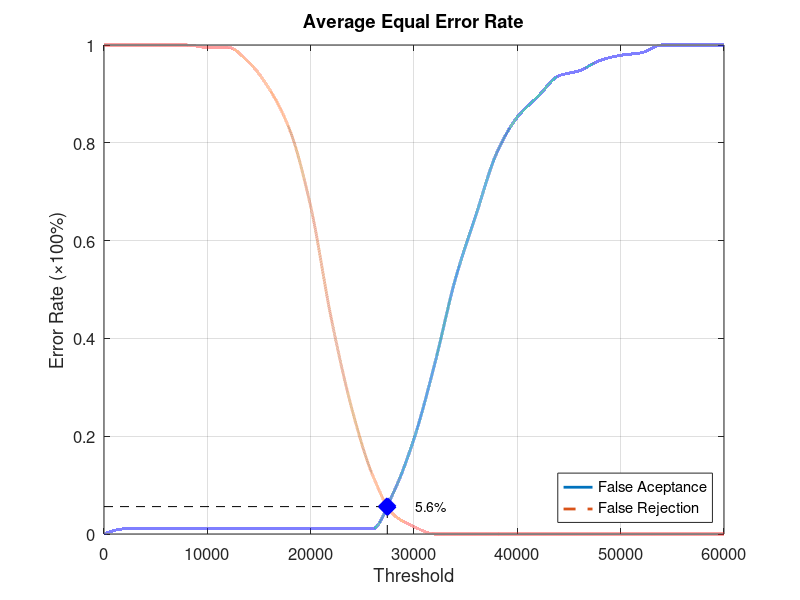
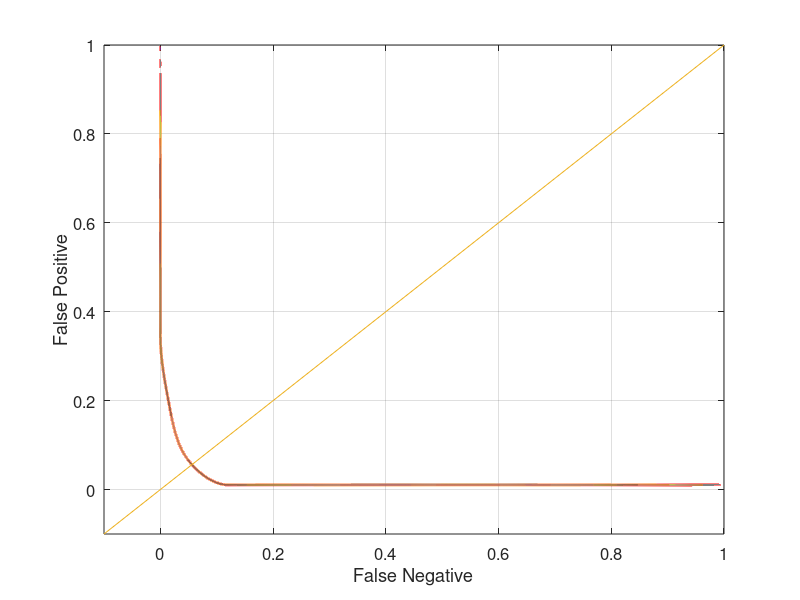

Here is the MATLAB script that generated these plots, in order:
function yEER = Database5_3
close all;
clear;
clc;
x = 0:2000:60000;
xq = 0:0.5:60000;

y0 = [0 0.0105263 0.0105263 0.0105263 0.0105263 0.0105263 0.0105263 0.0105263 0.0105263 0.0105263 0.0105263 0.0105263 0.0105263 0.0105263 0.0842105 0.194737 0.347368 0.521053 0.652632 0.778947 0.852632 0.894737 0.936842 0.947368 0.968421 0.978947 0.984211 1 1 1 1];
yy0 = interp1(x, y0, xq, 'pchip');
y1 = [1 1 1 1 1 0.995 0.995 0.965 0.91 0.825 0.67 0.44 0.255 0.12 0.04 0.015 0 0 0 0 0 0 0 0 0 0 0 0 0 0 0];
yy1 = interp1(x, y1, xq, 'pchip');

% Calculating EER: 
y2 = abs(y0 - y1);
find(y2 == min(y2))
yy2 = abs(yy0 - yy1);
xEER = find(yy2 == min(yy2));
xEERIndex = xq(xEER) % X-axis EER
yEER = yy0(xEER) % Y-axis EER

main = figure
plot(xq, yy0,'-','LineWidth', 2);	hold on
plot(xq, yy1,'--','LineWidth', 2);	hold on
plot([xEERIndex xEERIndex], [0 yEER], 'k--');	hold on
plot([0 xEERIndex], [yEER yEER], 'k--');	hold on
plot(xEERIndex, yEER, 'bx', 'LineWidth', 10);	hold on
text(xEERIndex + 10 * xEERIndex / 100, yEER, [num2str(round((10000 * yEER)) / 100) '%'])
legend('False Aceptance', 'False Rejection', 'Location', 'SouthEast')
xlabel('Threshold')
ylabel('Error Rate (\times100%)')
title('Average Equal Error Rate')
set(gca, 'FontSize', 12)
axis([0 60000 0 1])
grid on

print(main, 'Database5_3Main', '-dpng');
FNRxFPR = figure('Color', [1 1 1]);
plot(yy1, yy0, '-', yy1, yy0, 'LineWidth', 2);
hold on
y = -0.1:0.1:1
plot(y, y); 
set(gca, 'FontSize', 12)
xlabel('False Negative')
ylabel('False Positive')
axis([-0.1 1 -0.1 1])
set(gca, 'FontSize', 12)
grid on

print(FNRxFPR, 'Database5_3FNRxFPR','-dpng');
end
